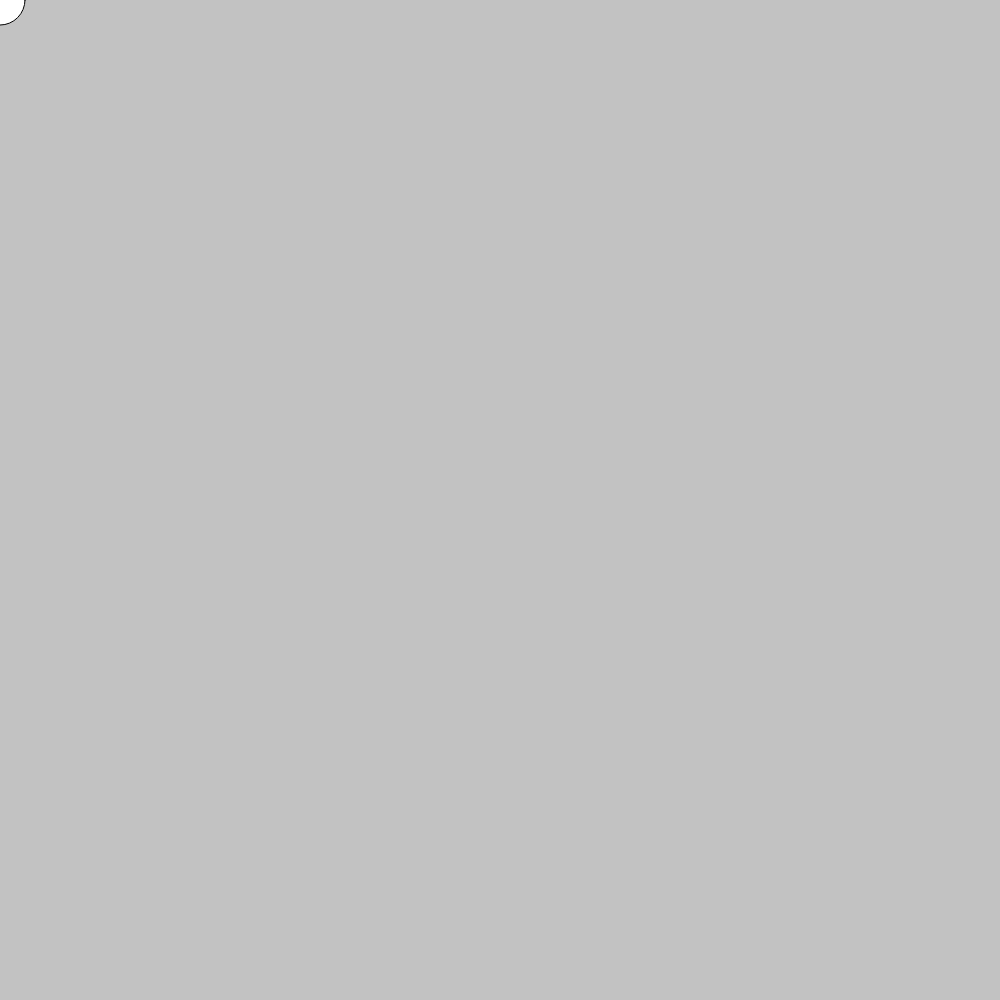
Frame 1 (no input)
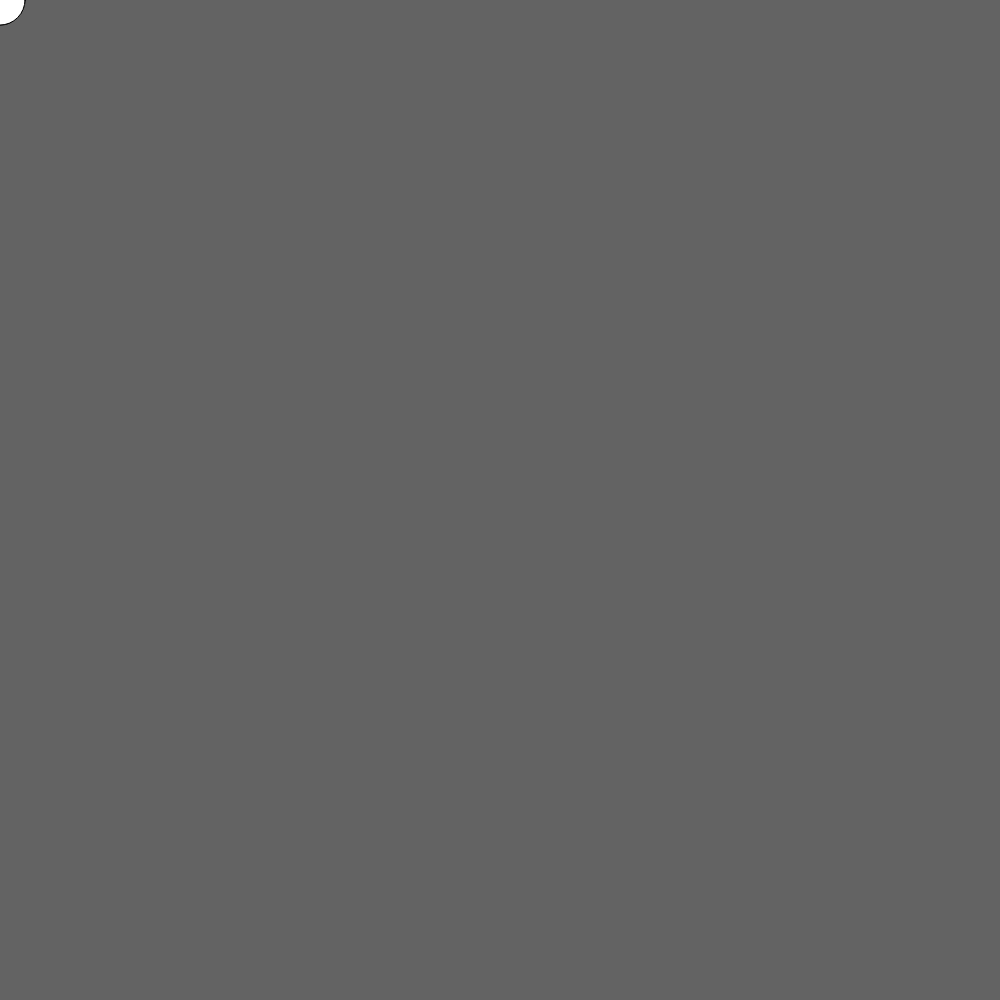
Frame 60 (no input)
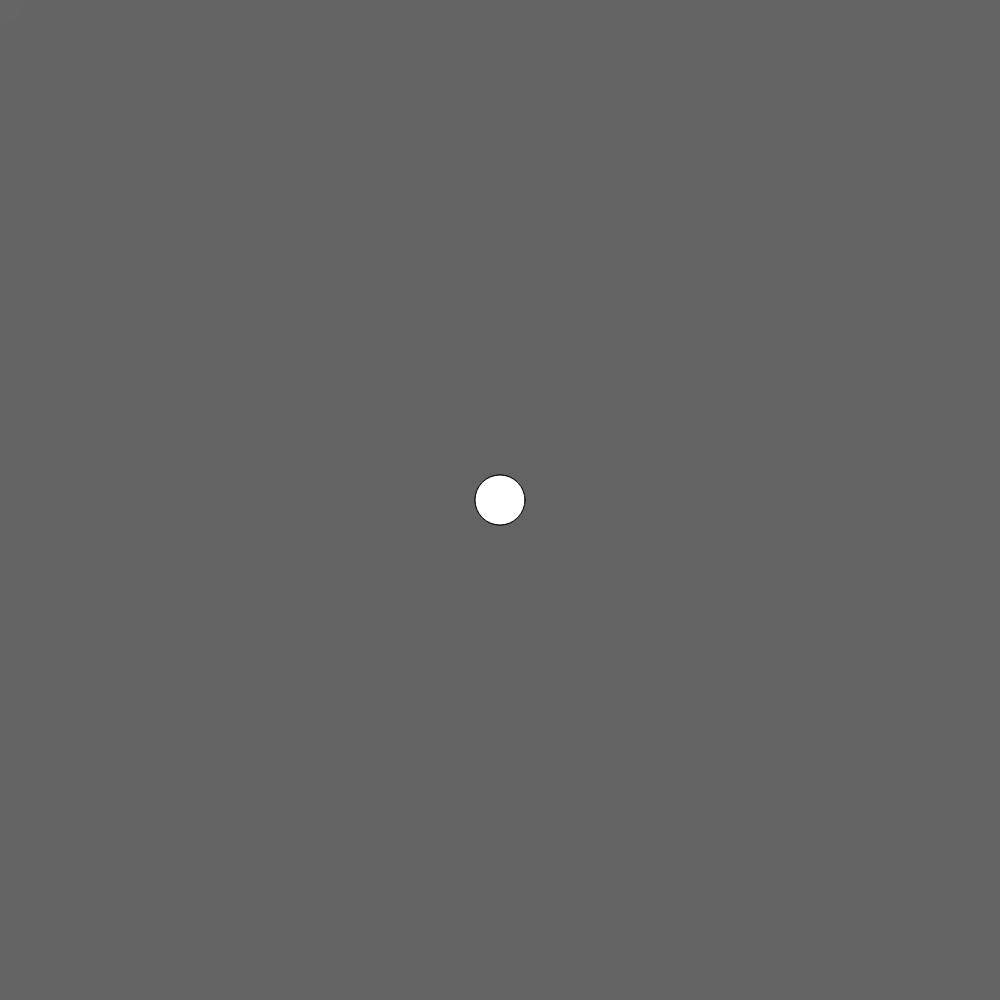
Frame 120 (the mouse pressed at the canvas centre since frame 60)

The p5.js sketch that drew these frames (run headless with seeded random() and noise() and a simulated clock; from frame 60 on, the mouse is pressed at the canvas centre):

// p5.js sketch
// ── sketch.js
function setup() {
    createCanvas(1000, 1000);
}

function draw() {
    background(100, 100);
    ellipseMode(CENTER);
    ellipse(mouseX, mouseY, 50, 50);
}
